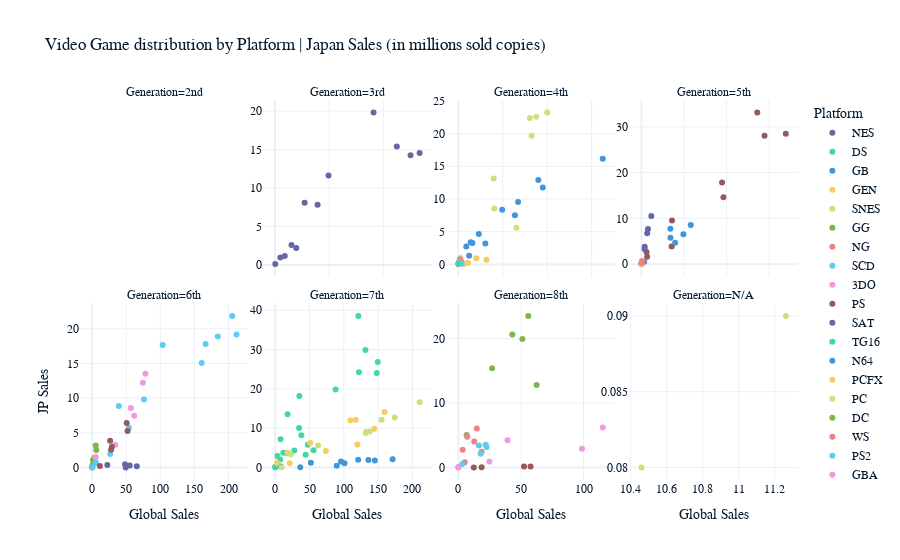

Notebook code for this chart:
### Code cell
import plotly.express as px

df = result.where(result["JP Sales"] != 0).dropna()

fig = px.scatter(df, x="Global Sales",facet_col="Generation", y="JP Sales", color="Platform", hover_name="Year",facet_col_wrap=4,category_orders={"Generation": ["2nd", "3rd", "4th", "5th","6th","7th","8th"]},title="Video Game distribution by Platform | Japan Sales (in millions sold copies)")

fig.update_traces(textposition="bottom right")
fig.update_xaxes(matches=None)
fig.update_yaxes(matches=None,showticklabels=True)
fig.show()

fig.write_image("./img/JPSales.png")

### Figure 1 — Plotly figure (JSON) as saved in the notebook; plotly's stock layout.template omitted (floating-point values rounded to 4 significant figures)
{"data": [{"hovertemplate": "<b>%{hovertext}</b><br><br>Platform=NES<br>Generation=3rd<br>Global Sales=%{x}<br>JP Sales=%{y}<extra></extra>", "hovertext": [1983, 1984, 1985, 1986, 1987, 1988, 1989, 1990, 1991, 1992, 1993, 1994], "legendgroup": "NES", "marker": {"color": "#6568a0", "symbol": "circle"}, "mode": "markers", "name": "NES", "orientation": "v", "showlegend": true, "x": [10.96, 50.09, 53.44, 36.41, 19.76, 45.01, 7.85, 15.74, 6.11, 1.98, 3.61, 0.11], "xaxis": "x6", "y": [8.1, 14.27, 14.54, 19.81, 11.63, 15.41, 2.2, 7.84, 2.6, 0.97, 1.17, 0.11], "yaxis": "y6", "type": "scatter", "textposition": "bottom right"}, {"hovertemplate": "<b>%{hovertext}</b><br><br>Platform=DS<br>Generation=7th<br>Global Sales=%{x}<br>JP Sales=%{y}<extra></extra>", "hovertext": [1985, 2004, 2005, 2006, 2007, 2008, 2009, 2010, 2011, 2012], "legendgroup": "DS", "marker": {"color": "#43d7a4", "symbol": "circle"}, "mode": "markers", "name": "DS", "orientation": "v", "showlegend": true, "x": [0.02, 17.46, 131.4, 121.2, 149.4, 147.9, 122.0, 87.98, 27.8, 11.64], "xaxis": "x2", "y": [0.02, 3.65, 29.86, 38.56, 26.81, 24.01, 24.21, 19.86, 4.32, 3.72], "yaxis": "y2", "type": "scatter", "textposition": "bottom right"}, {"hovertemplate": "<b>%{hovertext}</b><br><br>Platform=GB<br>Generation=4th<br>Global Sales=%{x}<br>JP Sales=%{y}<extra></extra>", "hovertext": [1988, 1989, 1990, 1991, 1992, 1994, 1995, 1996, 1997, 1998, 1999, 2000, 2001], "legendgroup": "GB", "marker": {"color": "#4095db", "symbol": "circle"}, "mode": "markers", "name": "GB", "orientation": "v", "showlegend": true, "x": [1.43, 64.98, 4.89, 5.57, 25.48, 12.17, 3.6, 36.02, 6.37, 26.9, 38.01, 19.76, 9.24], "xaxis": "x7", "y": [0.35, 16.16, 1.33, 3.38, 7.51, 3.19, 2.72, 12.91, 3.26, 9.55, 11.75, 8.36, 4.65], "yaxis": "y7", "type": "scatter", "textposition": "bottom right"}, {"hovertemplate": "<b>%{hovertext}</b><br><br>Platform=GEN<br>Generation=4th<br>Global Sales=%{x}<br>JP Sales=%{y}<extra></extra>", "hovertext": [1990, 1991, 1992, 1993, 1994], "legendgroup": "GEN", "marker": {"color": "#facc5f", "symbol": "circle"}, "mode": "markers", "name": "GEN", "orientation": "v", "showlegend": true, "x": [2.6, 4.34, 12.66, 0.65, 8.11], "xaxis": "x7", "y": [0.11, 0.26, 0.72, 0.65, 0.93], "yaxis": "y7", "type": "scatter", "textposition": "bottom right"}, {"hovertemplate": "<b>%{hovertext}</b><br><br>Platform=SNES<br>Generation=4th<br>Global Sales=%{x}<br>JP Sales=%{y}<extra></extra>", "hovertext": [1990, 1991, 1992, 1993, 1994, 1995, 1996, 1997, 1998, 1999], "legendgroup": "SNES", "marker": {"color": "#cae279", "symbol": "circle"}, "mode": "markers", "name": "SNES", "orientation": "v", "showlegend": true, "x": [26.16, 16.21, 32.98, 40.01, 35.08, 32.21, 15.93, 0.99, 0.22, 0.26], "xaxis": "x7", "y": [5.6, 8.54, 19.67, 23.21, 22.57, 22.37, 13.12, 0.99, 0.22, 0.26], "yaxis": "y7", "type": "scatter", "textposition": "bottom right"}, {"hovertemplate": "<b>%{hovertext}</b><br><br>Platform=GG<br>Generation=4th<br>Global Sales=%{x}<br>JP Sales=%{y}<extra></extra>", "hovertext": [1992], "legendgroup": "GG", "marker": {"color": "#7db64f", "symbol": "circle"}, "mode": "markers", "name": "GG", "orientation": "v", "showlegend": true, "x": [0.04], "xaxis": "x7", "y": [0.04], "yaxis": "y7", "type": "scatter", "textposition": "bottom right"}, {"hovertemplate": "<b>%{hovertext}</b><br><br>Platform=NG<br>Generation=4th<br>Global Sales=%{x}<br>JP Sales=%{y}<extra></extra>", "hovertext": [1993, 1994, 1995, 1996], "legendgroup": "NG", "marker": {"color": "#f08083", "symbol": "circle"}, "mode": "markers", "name": "NG", "orientation": "v", "showlegend": true, "x": [0.21, 0.8, 0.33, 0.1], "xaxis": "x7", "y": [0.21, 0.8, 0.33, 0.1], "yaxis": "y7", "type": "scatter", "textposition": "bottom right"}, {"hovertemplate": "<b>%{hovertext}</b><br><br>Platform=SCD<br>Generation=4th<br>Global Sales=%{x}<br>JP Sales=%{y}<extra></extra>", "hovertext": [1993, 1994], "legendgroup": "SCD", "marker": {"color": "#5bcdf2", "symbol": "circle"}, "mode": "markers", "name": "SCD", "orientation": "v", "showlegend": true, "x": [1.5, 0.37], "xaxis": "x7", "y": [0.09, 0.36], "yaxis": "y7", "type": "scatter", "textposition": "bottom right"}, {"hovertemplate": "<b>%{hovertext}</b><br><br>Platform=3DO<br>Generation=5th<br>Global Sales=%{x}<br>JP Sales=%{y}<extra></extra>", "hovertext": [1994, 1995], "legendgroup": "3DO", "marker": {"color": "#f099dc", "symbol": "circle"}, "mode": "markers", "name": "3DO", "orientation": "v", "showlegend": true, "x": [0.02, 0.08], "xaxis": "x8", "y": [0.02, 0.08], "yaxis": "y8", "type": "scatter", "textposition": "bottom right"}, {"hovertemplate": "<b>%{hovertext}</b><br><br>Platform=PS<br>Generation=5th<br>Global Sales=%{x}<br>JP Sales=%{y}<extra></extra>", "hovertext": [1994, 1995, 1996, 1997, 1998, 1999, 2000, 2001, 2002], "legendgroup": "PS", "marker": {"color": "#965858", "symbol": "circle"}, "mode": "markers", "name": "PS", "orientation": "v", "showlegend": true, "x": [6.02, 35.92, 94.68, 136.1, 169.6, 144.6, 96.28, 35.52, 6.69], "xaxis": "x8", "y": [2.67, 9.54, 17.82, 33.1, 28.48, 28.07, 14.6, 3.86, 1.64], "yaxis": "y8", "type": "scatter", "textposition": "bottom right"}, {"hovertemplate": "<b>%{hovertext}</b><br><br>Platform=SAT<br>Generation=5th<br>Global Sales=%{x}<br>JP Sales=%{y}<extra></extra>", "hovertext": [1994, 1995, 1996, 1997, 1998, 1999], "legendgroup": "SAT", "marker": {"color": "#6568a0", "symbol": "circle"}, "mode": "markers", "name": "SAT", "orientation": "v", "showlegend": true, "x": [3.64, 11.58, 7.69, 6.77, 3.82, 0.09], "xaxis": "x8", "y": [3.34, 10.55, 7.69, 6.77, 3.82, 0.09], "yaxis": "y8", "type": "scatter", "textposition": "bottom right"}, {"hovertemplate": "<b>%{hovertext}</b><br><br>Platform=TG16<br>Generation=4th<br>Global Sales=%{x}<br>JP Sales=%{y}<extra></extra>", "hovertext": [1995], "legendgroup": "TG16", "marker": {"color": "#43d7a4", "symbol": "circle"}, "mode": "markers", "name": "TG16", "orientation": "v", "showlegend": true, "x": [0.16], "xaxis": "x7", "y": [0.16], "yaxis": "y7", "type": "scatter", "textposition": "bottom right"}, {"hovertemplate": "<b>%{hovertext}</b><br><br>Platform=N64<br>Generation=5th<br>Global Sales=%{x}<br>JP Sales=%{y}<extra></extra>", "hovertext": [1996, 1997, 1998, 1999, 2000, 2001], "legendgroup": "N64", "marker": {"color": "#4095db", "symbol": "circle"}, "mode": "markers", "name": "N64", "orientation": "v", "showlegend": true, "x": [34.11, 39.51, 49.28, 57.96, 34.01, 3.26], "xaxis": "x8", "y": [5.77, 4.66, 6.54, 8.54, 7.72, 0.53], "yaxis": "y8", "type": "scatter", "textposition": "bottom right"}, {"hovertemplate": "<b>%{hovertext}</b><br><br>Platform=PCFX<br>Generation=5th<br>Global Sales=%{x}<br>JP Sales=%{y}<extra></extra>", "hovertext": [1996], "legendgroup": "PCFX", "marker": {"color": "#facc5f", "symbol": "circle"}, "mode": "markers", "name": "PCFX", "orientation": "v", "showlegend": true, "x": [0.03], "xaxis": "x8", "y": [0.03], "yaxis": "y8", "type": "scatter", "textposition": "bottom right"}, {"hovertemplate": "<b>%{hovertext}</b><br><br>Platform=PC<br>Generation=N/A<br>Global Sales=%{x}<br>JP Sales=%{y}<extra></extra>", "hovertext": [1997, 2004], "legendgroup": "PC", "marker": {"color": "#cae279", "symbol": "circle"}, "mode": "markers", "name": "PC", "orientation": "v", "showlegend": true, "x": [11.26, 10.46], "xaxis": "x4", "y": [0.09, 0.08], "yaxis": "y4", "type": "scatter", "textposition": "bottom right"}, {"hovertemplate": "<b>%{hovertext}</b><br><br>Platform=DC<br>Generation=6th<br>Global Sales=%{x}<br>JP Sales=%{y}<extra></extra>", "hovertext": [1998, 1999, 2000, 2001, 2002, 2007, 2008], "legendgroup": "DC", "marker": {"color": "#7db64f", "symbol": "circle"}, "mode": "markers", "name": "DC", "orientation": "v", "showlegend": true, "x": [3.39, 5.17, 5.99, 1.07, 0.29, 0.02, 0.04], "xaxis": "x", "y": [1.43, 3.17, 2.54, 1.07, 0.29, 0.02, 0.04], "yaxis": "y", "type": "scatter", "textposition": "bottom right"}, {"hovertemplate": "<b>%{hovertext}</b><br><br>Platform=WS<br>Generation=5th<br>Global Sales=%{x}<br>JP Sales=%{y}<extra></extra>", "hovertext": [1999, 2000, 2001], "legendgroup": "WS", "marker": {"color": "#f08083", "symbol": "circle"}, "mode": "markers", "name": "WS", "orientation": "v", "showlegend": true, "x": [0.46, 0.68, 0.28], "xaxis": "x8", "y": [0.46, 0.68, 0.28], "yaxis": "y8", "type": "scatter", "textposition": "bottom right"}, {"hovertemplate": "<b>%{hovertext}</b><br><br>Platform=PS2<br>Generation=6th<br>Global Sales=%{x}<br>JP Sales=%{y}<extra></extra>", "hovertext": [2000, 2001, 2002, 2003, 2004, 2005, 2006, 2007, 2008, 2009, 2010, 2011], "legendgroup": "PS2", "marker": {"color": "#5bcdf2", "symbol": "circle"}, "mode": "markers", "name": "PS2", "orientation": "v", "showlegend": true, "x": [39.11, 166.4, 205.4, 184.3, 211.8, 160.7, 103.4, 76, 53.83, 26.45, 5.63, 0.47], "xaxis": "x", "y": [8.87, 17.79, 21.85, 18.88, 19.17, 15.05, 17.64, 9.82, 5.73, 1.94, 0.71, 0.09], "yaxis": "y", "type": "scatter", "textposition": "bottom right"}, {"hovertemplate": "<b>%{hovertext}</b><br><br>Platform=GBA<br>Generation=6th<br>Global Sales=%{x}<br>JP Sales=%{y}<extra></extra>", "hovertext": [2001, 2002, 2003, 2004, 2005, 2006], "legendgroup": "GBA", "marker": {"color": "#f099dc", "symbol": "circle"}, "mode": "markers", "name": "GBA", "orientation": "v", "showlegend": true, "x": [61.62, 74.38, 56.73, 78.09, 33.9, 5.35], "xaxis": "x", "y": [7.46, 12.21, 8.59, 13.52, 3.27, 1.51], "yaxis": "y", "type": "scatter", "textposition": "bottom right"}, {"hovertemplate": "<b>%{hovertext}</b><br><br>Platform=GC<br>Generation=6th<br>Global Sales=%{x}<br>JP Sales=%{y}<extra></extra>", "hovertext": [2001, 2002, 2003, 2004, 2005, 2006], "legendgroup": "GC", "marker": {"color": "#965858", "symbol": "circle"}, "mode": "markers", "name": "GC", "orientation": "v", "showlegend": true, "x": [26.3, 51.93, 50.66, 28.89, 27.8, 11.29], "xaxis": "x", "y": [3.85, 5.28, 6.43, 3, 2.57, 0.21], "yaxis": "y", "type": "scatter", "textposition": "bottom right"}, {"hovertemplate": "<b>%{hovertext}</b><br><br>Platform=XB<br>Generation=6th<br>Global Sales=%{x}<br>JP Sales=%{y}<extra></extra>", "hovertext": [2001, 2002, 2003, 2004, 2005], "legendgroup": "XB", "marker": {"color": "#6568a0", "symbol": "circle"}, "mode": "markers", "name": "XB", "orientation": "v", "showlegend": true, "x": [22.24, 48.15, 55.16, 65.5, 49.17], "xaxis": "x", "y": [0.37, 0.49, 0.3, 0.2, 0.02], "yaxis": "y", "type": "scatter", "textposition": "bottom right"}, {"hovertemplate": "<b>%{hovertext}</b><br><br>Platform=PSP<br>Generation=7th<br>Global Sales=%{x}<br>JP Sales=%{y}<extra></extra>", "hovertext": [2004, 2005, 2006, 2007, 2008, 2009, 2010, 2011, 2012, 2013, 2014, 2015], "legendgroup": "PSP", "marker": {"color": "#43d7a4", "symbol": "circle"}, "mode": "markers", "name": "PSP", "orientation": "v", "showlegend": true, "x": [7.13, 44.23, 55.85, 47.48, 34.68, 38.07, 35.11, 17.89, 7.72, 3.19, 0.24, 0.12], "xaxis": "x2", "y": [2.03, 3.23, 4.39, 5.78, 10.07, 8.19, 18.16, 13.57, 7.18, 2.93, 0.24, 0.12], "yaxis": "y2", "type": "scatter", "textposition": "bottom right"}, {"hovertemplate": "<b>%{hovertext}</b><br><br>Platform=X360<br>Generation=7th<br>Global Sales=%{x}<br>JP Sales=%{y}<extra></extra>", "hovertext": [2005, 2006, 2007, 2008, 2009, 2010, 2011, 2012, 2013, 2014], "legendgroup": "X360", "marker": {"color": "#4095db", "symbol": "circle"}, "mode": "markers", "name": "X360", "orientation": "v", "showlegend": true, "x": [8.32, 51.88, 95.84, 135.8, 120.8, 171.1, 145.1, 100.9, 89.61, 36.42], "xaxis": "x2", "y": [0.28, 1.2, 1.52, 1.89, 1.95, 2.11, 1.78, 1.06, 0.43, 0.08], "yaxis": "y2", "type": "scatter", "textposition": "bottom right"}, {"hovertemplate": "<b>%{hovertext}</b><br><br>Platform=PS3<br>Generation=7th<br>Global Sales=%{x}<br>JP Sales=%{y}<extra></extra>", "hovertext": [2006, 2007, 2008, 2009, 2010, 2011, 2012, 2013, 2014, 2015, 2016], "legendgroup": "PS3", "marker": {"color": "#facc5f", "symbol": "circle"}, "mode": "markers", "name": "PS3", "orientation": "v", "showlegend": true, "x": [21.07, 73.81, 119.7, 132.3, 144.4, 159.4, 109.5, 117.4, 50.96, 18.22, 2.59], "xaxis": "x2", "y": [1.07, 4.22, 5.83, 9.03, 9.87, 14.1, 11.94, 12.12, 6.23, 3.67, 1.13], "yaxis": "y2", "type": "scatter", "textposition": "bottom right"}, {"hovertemplate": "<b>%{hovertext}</b><br><br>Platform=Wii<br>Generation=7th<br>Global Sales=%{x}<br>JP Sales=%{y}<extra></extra>", "hovertext": [2006, 2007, 2008, 2009, 2010, 2011, 2012, 2013], "legendgroup": "Wii", "marker": {"color": "#cae279", "symbol": "circle"}, "mode": "markers", "name": "Wii", "orientation": "v", "showlegend": true, "x": [137.9, 155.0, 174.2, 210.4, 131.8, 62.41, 22.77, 9.36], "xaxis": "x2", "y": [9.15, 12.12, 12.69, 16.57, 8.78, 5.58, 3.34, 0.05], "yaxis": "y2", "type": "scatter", "textposition": "bottom right"}, {"hovertemplate": "<b>%{hovertext}</b><br><br>Platform=3DS<br>Generation=8th<br>Global Sales=%{x}<br>JP Sales=%{y}<extra></extra>", "hovertext": [2011, 2012, 2013, 2014, 2015, 2016], "legendgroup": "3DS", "marker": {"color": "#7db64f", "symbol": "circle"}, "mode": "markers", "name": "3DS", "orientation": "v", "showlegend": true, "x": [62.53, 51.14, 55.88, 43.14, 26.99, 6.6], "xaxis": "x3", "y": [12.8, 19.92, 23.52, 20.64, 15.39, 5.03], "yaxis": "y3", "type": "scatter", "textposition": "bottom right"}, {"hovertemplate": "<b>%{hovertext}</b><br><br>Platform=PSV<br>Generation=8th<br>Global Sales=%{x}<br>JP Sales=%{y}<extra></extra>", "hovertext": [2011, 2012, 2013, 2014, 2015, 2016, 2017], "legendgroup": "PSV", "marker": {"color": "#f08083", "symbol": "circle"}, "mode": "markers", "name": "PSV", "orientation": "v", "showlegend": true, "x": [5.15, 18.53, 12.69, 14.74, 7.1, 3.4, 0.02], "xaxis": "x3", "y": [0.8, 2.45, 4.05, 6.05, 4.77, 2.75, 0.02], "yaxis": "y3", "type": "scatter", "textposition": "bottom right"}, {"hovertemplate": "<b>%{hovertext}</b><br><br>Platform=WiiU<br>Generation=8th<br>Global Sales=%{x}<br>JP Sales=%{y}<extra></extra>", "hovertext": [2012, 2013, 2014, 2015, 2016], "legendgroup": "WiiU", "marker": {"color": "#5bcdf2", "symbol": "circle"}, "mode": "markers", "name": "WiiU", "orientation": "v", "showlegend": true, "x": [17.84, 21.84, 22.51, 16.38, 3.29], "xaxis": "x3", "y": [2.13, 3.54, 3.16, 3.41, 0.55], "yaxis": "y3", "type": "scatter", "textposition": "bottom right"}, {"hovertemplate": "<b>%{hovertext}</b><br><br>Platform=PS4<br>Generation=8th<br>Global Sales=%{x}<br>JP Sales=%{y}<extra></extra>", "hovertext": [2013, 2014, 2015, 2016, 2017], "legendgroup": "PS4", "marker": {"color": "#f099dc", "symbol": "circle"}, "mode": "markers", "name": "PS4", "orientation": "v", "showlegend": true, "x": [24.76, 98.76, 115.3, 39.25, 0.03], "xaxis": "x3", "y": [0.93, 2.92, 6.19, 4.23, 0.03], "yaxis": "y3", "type": "scatter", "textposition": "bottom right"}, {"hovertemplate": "<b>%{hovertext}</b><br><br>Platform=XOne<br>Generation=8th<br>Global Sales=%{x}<br>JP Sales=%{y}<extra></extra>", "hovertext": [2013, 2014, 2015, 2016], "legendgroup": "XOne", "marker": {"color": "#965858", "symbol": "circle"}, "mode": "markers", "name": "XOne", "orientation": "v", "showlegend": true, "x": [18.6, 52.43, 57.66, 12.37], "xaxis": "x3", "y": [0.02, 0.14, 0.17, 0.01], "yaxis": "y3", "type": "scatter", "textposition": "bottom right"}], "layout": {"xaxis": {"anchor": "y", "domain": [0, 0.235], "title": {"text": "Global Sales"}}, "yaxis": {"anchor": "x", "domain": [0, 0.465], "title": {"text": "JP Sales"}, "showticklabels": true}, "xaxis2": {"anchor": "y2", "domain": [0.255, 0.49], "title": {"text": "Global Sales"}}, "yaxis2": {"anchor": "x2", "domain": [0, 0.465], "showticklabels": true}, "xaxis3": {"anchor": "y3", "domain": [0.51, 0.745], "title": {"text": "Global Sales"}}, "yaxis3": {"anchor": "x3", "domain": [0, 0.465], "showticklabels": true}, "xaxis4": {"anchor": "y4", "domain": [0.765, 1.0], "title": {"text": "Global Sales"}}, "yaxis4": {"anchor": "x4", "domain": [0, 0.465], "showticklabels": true}, "xaxis5": {"anchor": "y5", "domain": [0, 0.235], "showticklabels": false}, "yaxis5": {"anchor": "x5", "domain": [0.535, 1.0], "title": {"text": "JP Sales"}, "showticklabels": true}, "xaxis6": {"anchor": "y6", "domain": [0.255, 0.49], "showticklabels": false}, "yaxis6": {"anchor": "x6", "domain": [0.535, 1.0], "showticklabels": true}, "xaxis7": {"anchor": "y7", "domain": [0.51, 0.745], "showticklabels": false}, "yaxis7": {"anchor": "x7", "domain": [0.535, 1.0], "showticklabels": true}, "xaxis8": {"anchor": "y8", "domain": [0.765, 1.0], "showticklabels": false}, "yaxis8": {"anchor": "x8", "domain": [0.535, 1.0], "showticklabels": true}, "annotations": [{"font": {}, "showarrow": false, "text": "Generation=6th", "x": 0.1175, "xanchor": "center", "xref": "paper", "y": 0.465, "yanchor": "bottom", "yref": "paper"}, {"font": {}, "showarrow": false, "text": "Generation=7th", "x": 0.3725, "xanchor": "center", "xref": "paper", "y": 0.465, "yanchor": "bottom", "yref": "paper"}, {"font": {}, "showarrow": false, "text": "Generation=8th", "x": 0.6275, "xanchor": "center", "xref": "paper", "y": 0.465, "yanchor": "bottom", "yref": "paper"}, {"font": {}, "showarrow": false, "text": "Generation=N/A", "x": 0.8825, "xanchor": "center", "xref": "paper", "y": 0.465, "yanchor": "bottom", "yref": "paper"}, {"font": {}, "showarrow": false, "text": "Generation=2nd", "x": 0.1175, "xanchor": "center", "xref": "paper", "y": 1.0, "yanchor": "bottom", "yref": "paper"}, {"font": {}, "showarrow": false, "text": "Generation=3rd", "x": 0.3725, "xanchor": "center", "xref": "paper", "y": 1.0, "yanchor": "bottom", "yref": "paper"}, {"font": {}, "showarrow": false, "text": "Generation=4th", "x": 0.6275, "xanchor": "center", "xref": "paper", "y": 1.0, "yanchor": "bottom", "yref": "paper"}, {"font": {}, "showarrow": false, "text": "Generation=5th", "x": 0.8825, "xanchor": "center", "xref": "paper", "y": 1.0, "yanchor": "bottom", "yref": "paper"}], "legend": {"title": {"text": "Platform"}, "tracegroupgap": 0}, "title": {"text": "Video Game distribution by Platform | Japan Sales (in millions sold copies)"}}}
